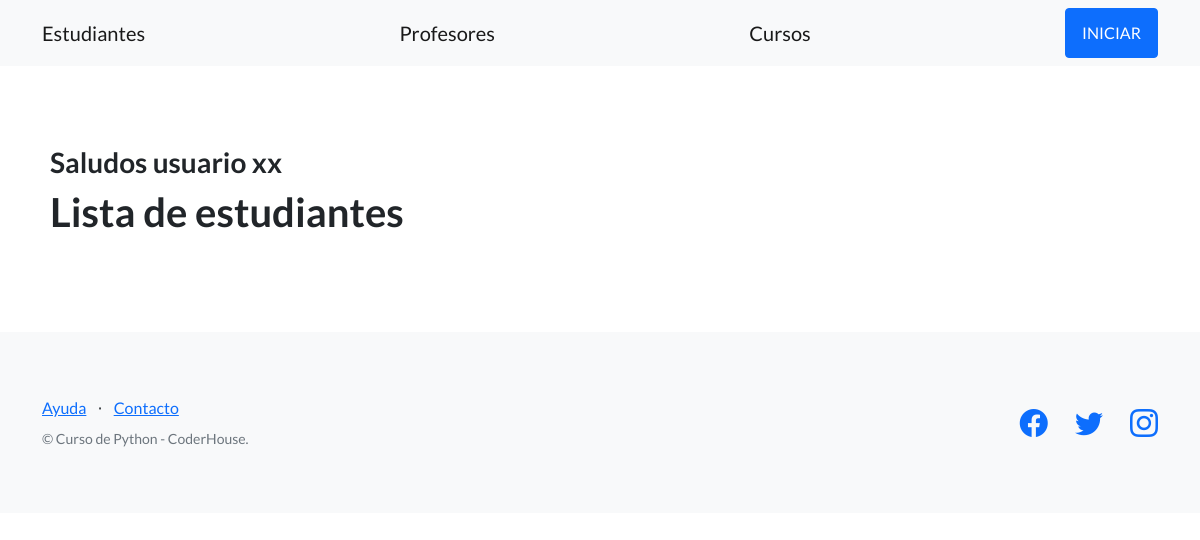
Page /plataforma/alumno/ on the earlier database version.
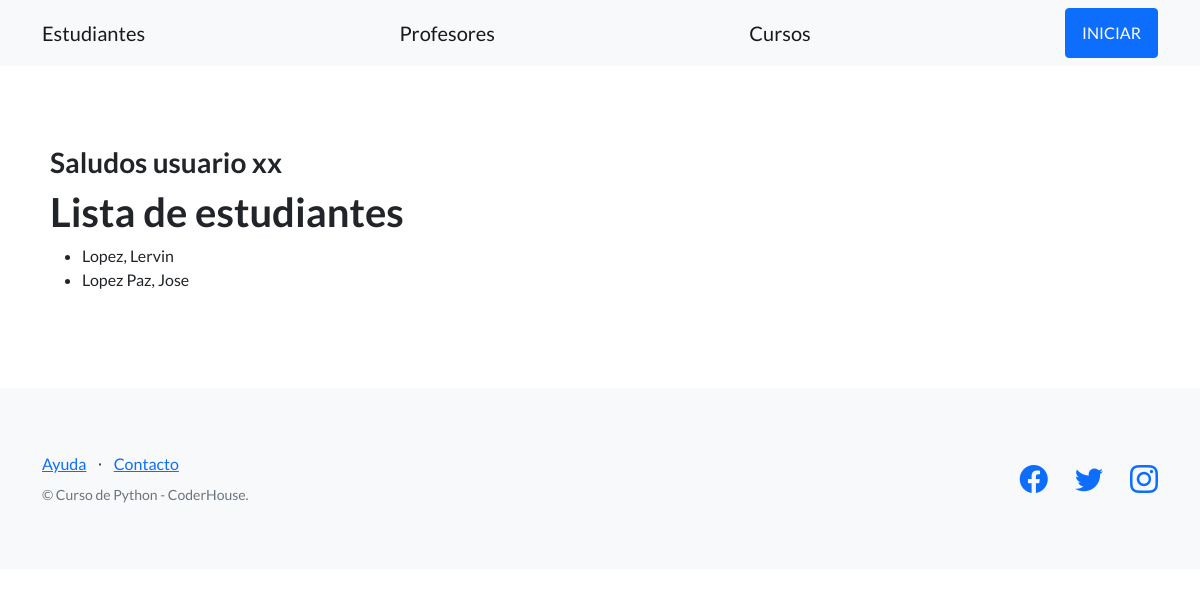
Same page on the later database version.
### estudiantes/models.py (models this page shows, shortened)
class Estudiante(models.Model):
    nombre = models.CharField(max_length=256)
    apellido = models.CharField(max_length=256)
    dni = models.CharField(max_length=32)
    email = models.EmailField()
    fecha_nacimiento = models.DateField(null=True)

### estudiantes/views.py (the view)
# urls.py: path('alumno/', listar_estudiantes, name="listar_alumnos"),
def listar_estudiantes(request):
    contexto = {
        'estudiantes': Estudiante.objects.all()
    }
    return render(
        request=request,
        template_name='estudiantes/lista_estudiantes.html',
        context=contexto,
    )

### estudiantes/templates/estudiantes/lista_estudiantes.html (shortened to what this page needs)
{% extends "estudiantes/base.html" %}
{% block contenido %}
{% include "estudiantes/barra_saludo.html" %}
<h1 class="titulos-coder">Lista de estudiantes</h1>
<ul>
{% for student in estudiantes %}
  <li>{{ student.apellido }}, {{ student.nombre }}</li>
{% endfor %}
</ul>
{% endblock contenido %}

### estudiantes/templates/estudiantes/base.html (shortened to what this page needs)
{% load static %}
<!DOCTYPE html>
<html lang="en">
    <head>
        <link href="https://cdn.jsdelivr.net/npm/bootstrap-icons@1.5.0/font/bootstrap-icons.css" rel="stylesheet" type="text/css" />
        <link href="{% static 'css/styles.css' %}" rel="stylesheet" />
    </head>
    <body>
        <nav class="navbar navbar-light bg-light static-top">
            <div class="container">
                <a class="navbar-brand" href="{% url 'listar_alumnos' %}">Estudiantes</a>
                <a class="navbar-brand" href="{% url 'listar_profesores' %}">Profesores</a>
                <a class="navbar-brand" href="{% url 'listar_cursos' %}">Cursos</a>
                <a class="btn btn-primary" href="{% url 'inicio' %}">INICIAR</a>
            </div>
        </nav>
        <section style="padding:80px 50px;">
            {% block contenido %}
            {% endblock contenido %}
        </section>
        <footer class="footer bg-light">
            <div class="container">
                <div class="row">
                    <div class="col-lg-6 h-100 text-center text-lg-start my-auto">
                        <ul class="list-inline mb-2">
                            <li class="list-inline-item"><a href="#!">Ayuda</a></li>
                            <li class="list-inline-item">⋅</li>
                            <li class="list-inline-item"><a href="#!">Contacto</a></li>
                        </ul>
                        <p class="text-muted small mb-4 mb-lg-0">&copy; Curso de Python - CoderHouse.</p>
                    </div>
                    <div class="col-lg-6 h-100 text-center text-lg-end my-auto">
                        <ul class="list-inline mb-0">
                            <li class="list-inline-item me-4">
                                <a href="#!"><i class="bi-facebook fs-3"></i></a>
                            </li>
                            <li class="list-inline-item me-4">
                                <a href="#!"><i class="bi-twitter fs-3"></i></a>
                            </li>
                            <li class="list-inline-item">
                                <a href="https://www.instagram.com/espndeportes/?hl=es"><i class="bi-instagram fs-3"></i></a>
                            </li>
                        </ul>
                    </div>
                </div>
            </div>
        </footer>
    </body>
</html>

### estudiantes/templates/estudiantes/barra_saludo.html
<div>
    <h3>Saludos usuario xx</h3>
</div>

Differences in the rows shown:
added Estudiante: apellido "Lopez", nombre "Lervin"
added Estudiante: apellido "Lopez Paz", nombre "Jose"
